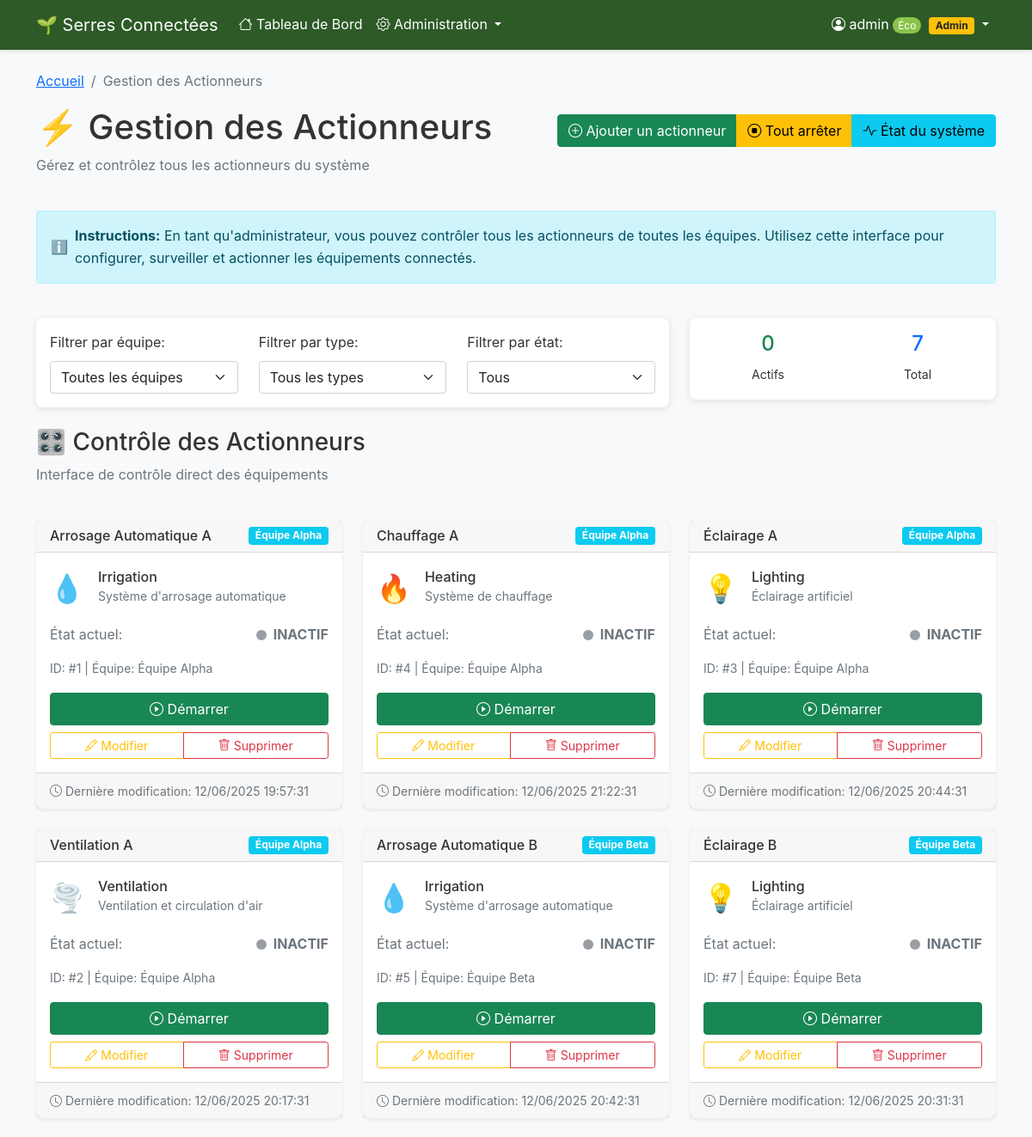
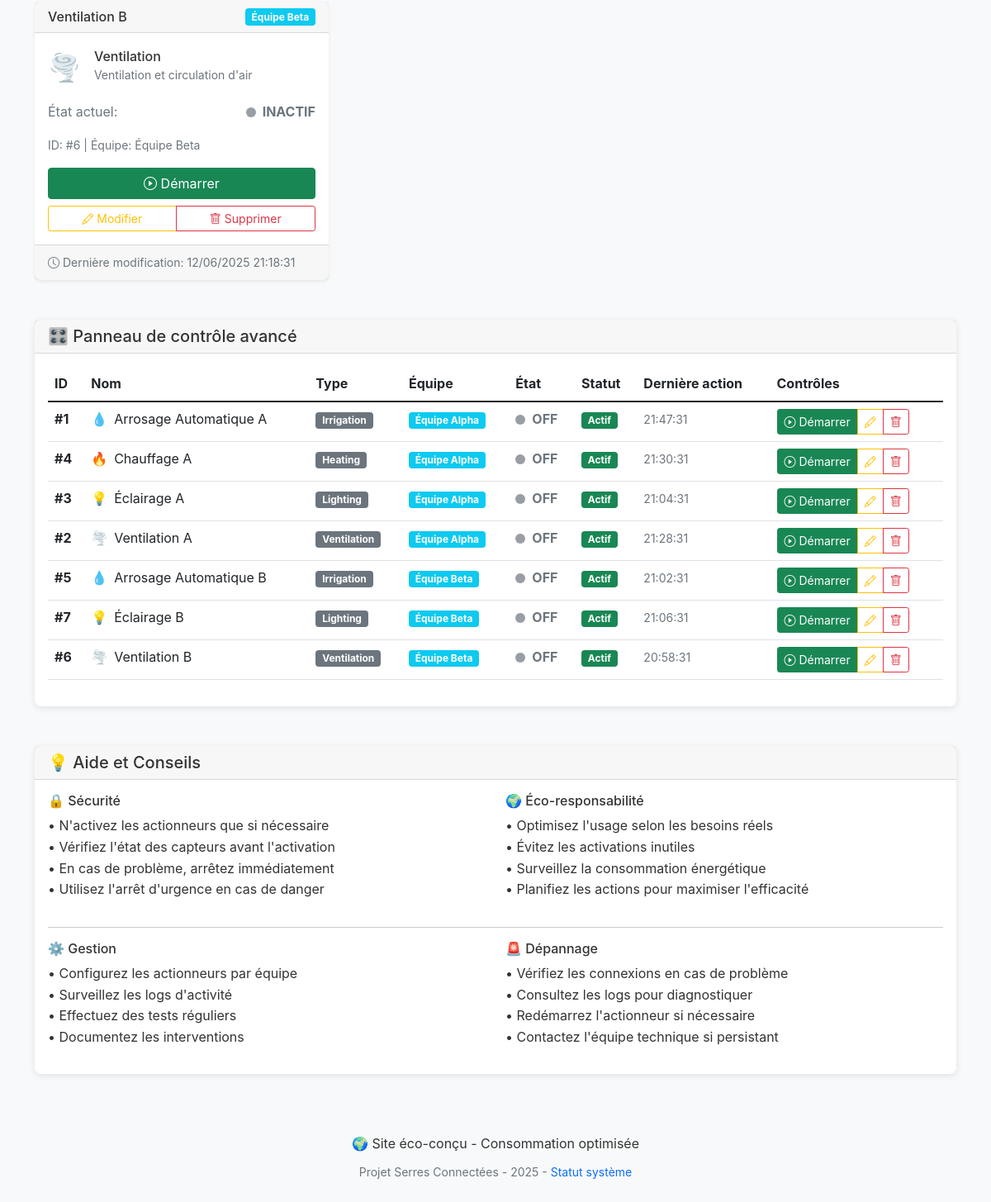
The app's page /?controller=actuator&action=manage (signed in) with its own data (2 pictures, top to bottom).
### tables this page shows
CREATE TABLE `actionneurs` (
  `id` int(11) NOT NULL,
  `nom` varchar(100) NOT NULL,
  `type` varchar(50) NOT NULL,
  `team_id` int(11) DEFAULT 1,
  `is_active` tinyint(1) DEFAULT 1,
  `current_state` tinyint(1) DEFAULT 0,
  `created_at` timestamp NULL DEFAULT current_timestamp()
);

CREATE TABLE `teams` (
  `id` int(11) NOT NULL,
  `name` varchar(100) NOT NULL,
  `greenhouse_sector` varchar(50) NOT NULL
);

### views/actuators/manage.php (the view, shortened to what the rows shown need)
<div class="row mb-4">
    <div class="col-12">
        <div class="d-flex justify-content-between align-items-center">
            <h1>⚡ Gestion des Actionneurs</h1>
        </div>
    </div>
</div>
<div class="row mb-4">
    <div class="col-md-4">
        <div class="card">
            <div class="card-body">
                <div class="row text-center">
                    <div class="col-6">
                        <h4 class="text-success" id="activeCount">
                            <?= count(array_filter($actuators, function($a) { return $a['current_state']; })) ?>
                        </h4>
                        <small>Actifs</small>
                    </div>
                </div>
            </div>
        </div>
    </div>
</div>
<div class="row">
    <?php if (empty($actuators)): ?>
        <div class="col-12">
            <div class="alert alert-warning">
                <h5>Aucun actionneur disponible</h5>
                <p>
                    Aucun actionneur n'a été configuré.
                    <button class="btn btn-primary" data-bs-toggle="modal" data-bs-target="#addActuatorModal">
                        Ajoutez-en un maintenant
                    </button>.
                </p>
            </div>
        </div>
    <?php else: ?>
        <?php foreach ($actuators as $actuator): ?>
            <div class="col-lg-4 col-md-6 mb-4 actuator-card"
                 data-team="<?= $actuator['team_id'] ?>"
                 data-type="<?= $actuator['type'] ?>"
                 data-state="<?= $actuator['current_state'] ?>">
                <div class="card h-100 shadow-sm">
                    <div class="card-header d-flex justify-content-between align-items-center">
                        <h6 class="mb-0"><?= htmlspecialchars($actuator['name']) ?></h6>
                        <span class="badge bg-info"><?= htmlspecialchars($actuator['team_name'] ?? 'Équipe 1') ?></span>
                    </div>
                    <div class="card-body">
                        <div class="d-flex align-items-center mb-3">
                            <?php
                            $icon = '';
                            $description = '';
                            switch ($actuator['type']) {
                                case 'irrigation':
                                    $icon = '💧';
                                    $description = 'Système d\'arrosage automatique';
                                    break;
                                case 'ventilation':
                                    $icon = '🌪️';
                                    $description = 'Ventilation et circulation d\'air';
                                    break;
                                case 'heating':
                                    $icon = '🔥';
                                    $description = 'Système de chauffage';
                                    break;
                                case 'lighting':
                                    $icon = '💡';
                                    $description = 'Éclairage artificiel';
                                    break;
                            }
                            ?>
                            <span class="me-3" style="font-size: 2rem;"><?= $icon ?></span>
                            <div>
                                <h6 class="mb-0"><?= ucfirst($actuator['type']) ?></h6>
                                <small class="text-muted"><?= $description ?></small>
                            </div>
                        </div>
                        <div class="mb-3">
                            <div class="d-flex align-items-center justify-content-between">
                                <span class="text-muted">État actuel:</span>
                                <div class="d-flex align-items-center">
                                    <span class="status-indicator <?= $actuator['current_state'] ? 'status-on' : 'status-off' ?> me-2" id="status-<?= $actuator['id'] ?>"></span>
                                    <strong class="<?= $actuator['current_state'] ? 'text-success' : 'text-secondary' ?>" id="state-text-<?= $actuator['id'] ?>">
                                        <?= $actuator['current_state'] ? 'ACTIF' : 'INACTIF' ?>
                                    </strong>
                                </div>
                            </div>
                        </div>
                        <div class="mb-3">
                            <small class="text-muted d-block">
                                ID: #<?= $actuator['id'] ?> |
                                Équipe: <?= htmlspecialchars($actuator['team_name'] ?? 'Équipe 1') ?>
                            </small>
                        </div>
                        <div class="d-grid gap-2">
                            <?php if ($actuator['current_state']): ?>
                                <button
                                    class="btn btn-danger"
                                    id="toggle-btn-<?= $actuator['id'] ?>"
                                    data-actuator-id="<?= $actuator['id'] ?>"
                                    onclick="toggleActuator(<?= $actuator['id'] ?>, 'OFF')"
                                    <?= !$actuator['is_active'] ? 'disabled' : '' ?>>
                                    <i class="bi bi-stop-circle"></i> Arrêter
                                </button>
                            <?php else: ?>
                                <button
                                    class="btn btn-success"
                                    id="toggle-btn-<?= $actuator['id'] ?>"
                                    data-actuator-id="<?= $actuator['id'] ?>"
                                    onclick="toggleActuator(<?= $actuator['id'] ?>, 'ON')"
                                    <?= !$actuator['is_active'] ? 'disabled' : '' ?>>
                                    <i class="bi bi-play-circle"></i> Démarrer
                                </button>
                            <?php endif; ?>
                            <div class="btn-group" role="group">
                                <button class="btn btn-outline-warning btn-sm"
                                        onclick="editActuator(<?= $actuator['id'] ?>)" title="Modifier">
                                    <i class="bi bi-pencil"></i> Modifier
                                </button>
                                <button class="btn btn-outline-danger btn-sm"
                                        onclick="deleteActuator(<?= $actuator['id'] ?>, '<?= htmlspecialchars($actuator['name']) ?>')" title="Supprimer">
                                    <i class="bi bi-trash"></i> Supprimer
                                </button>
                            </div>
                        </div>
                    </div>
                    <div class="card-footer text-muted">
                        <small>
                            <i class="bi bi-clock"></i>
                            Dernière modification: <span id="last-update-<?= $actuator['id'] ?>">Inconnue</span>
                        </small>
                    </div>
                </div>
            </div>
        <?php endforeach; ?>
    <?php endif; ?>
</div>
<div class="row mt-4">
    <div class="col-12">
        <div class="card">
            <div class="card-body">
                <div class="table-responsive">
                    <table class="table table-hover" id="actuatorsTable">
                        <thead>
                            <tr>
                                <th>ID</th>
                                <th>Nom</th>
                                <th>Type</th>
                                <th>Équipe</th>
                                <th>État</th>
                                <th>Statut</th>
                                <th>Dernière action</th>
                                <th>Contrôles</th>
                            </tr>
                        </thead>
                        <tbody>
                            <?php foreach ($actuators as $actuator): ?>
                                <tr class="actuator-row" id="actuator-row-<?= $actuator['id'] ?>">
                                    <td><strong>#<?= $actuator['id'] ?></strong></td>
                                    <td>
                                        <div class="d-flex align-items-center">
                                            <?php
                                            $icon = '';
                                            switch ($actuator['type']) {
                                                case 'irrigation': $icon = '💧'; break;
                                                case 'ventilation': $icon = '🌪️'; break;
                                                case 'heating': $icon = '🔥'; break;
                                                case 'lighting': $icon = '💡'; break;
                                            }
                                            ?>
                                            <span class="me-2"><?= $icon ?></span>
                                            <?= htmlspecialchars($actuator['name']) ?>
                                        </div>
                                    </td>
                                    <td>
                                        <span class="badge bg-secondary">
                                            <?= ucfirst($actuator['type']) ?>
                                        </span>
                                    </td>
                                    <td>
                                        <span class="badge bg-info">
                                            <?= htmlspecialchars($actuator['team_name'] ?? 'Non assignée') ?>
                                        </span>
                                    </td>
                                    <td>
                                        <div class="d-flex align-items-center">
                                            <span class="status-indicator <?= $actuator['current_state'] ? 'status-on' : 'status-off' ?> me-2"></span>
                                            <strong class="<?= $actuator['current_state'] ? 'text-success' : 'text-secondary' ?>">
                                                <?= $actuator['current_state'] ? 'ON' : 'OFF' ?>
                                            </strong>
                                        </div>
                                    </td>
                                    <td>
                                        <span class="badge bg-<?= $actuator['is_active'] ? 'success' : 'secondary' ?>">
                                            <?= $actuator['is_active'] ? 'Actif' : 'Inactif' ?>
                                        </span>
                                    </td>
                                    <td>
                                        <small class="text-muted" id="last-action-<?= $actuator['id'] ?>">
                                        </small>
                                    </td>
                                    <td>
                                        <div class="btn-group btn-group-sm">
                                            <?php if ($actuator['is_active']): ?>
                                                <button class="btn <?= $actuator['current_state'] ? 'btn-danger' : 'btn-success' ?>"
                                                        onclick="toggleActuator(<?= $actuator['id'] ?>, '<?= $actuator['current_state'] ? 'OFF' : 'ON' ?>')">
                                                    <i class="bi bi-<?= $actuator['current_state'] ? 'stop' : 'play' ?>-circle"></i>
                                                    <?= $actuator['current_state'] ? 'Arrêter' : 'Démarrer' ?>
                                                </button>
                                            <?php else: ?>
                                                <button class="btn btn-secondary btn-sm" disabled>
                                                    <i class="bi bi-ban"></i> Désactivé
                                                </button>
                                            <?php endif; ?>
                                            <button class="btn btn-outline-warning btn-sm"
                                                    onclick="editActuator(<?= $actuator['id'] ?>)" title="Modifier">
                                                <i class="bi bi-pencil"></i>
                                            </button>
                                            <button class="btn btn-outline-danger btn-sm"
                                                    onclick="deleteActuator(<?= $actuator['id'] ?>, '<?= htmlspecialchars($actuator['name']) ?>')" title="Supprimer">
                                                <i class="bi bi-trash"></i>
                                            </button>
                                        </div>
                                    </td>
                                </tr>
                            <?php endforeach; ?>
                        </tbody>
                    </table>
                </div>
            </div>
        </div>
    </div>
</div>

### records on screen
actionneurs: current_state "0", nom "Arrosage Automatique A", team.name "Équipe Alpha", type "💧", type "Irrigation", type "Système d'arrosage automatique", shows "INACTIF", id "1", shows "OFF", is_active "Actif", shows "Démarrer"
actionneurs: nom "Chauffage A", team.name "Équipe Alpha", type "🔥", type "Heating", type "Système de chauffage", current_state 0 (drawn), id "4", is_active "Actif"
actionneurs: nom "Éclairage A", team.name "Équipe Alpha", type "💡", type "Lighting", type "Éclairage artificiel", current_state 0 (drawn), id "3", is_active "Actif"
actionneurs: nom "Ventilation A", team.name "Équipe Alpha", type "🌪️", type "Ventilation", type "Ventilation et circulation d'air", current_state 0 (drawn), id "2", is_active "Actif"
actionneurs: nom "Arrosage Automatique B", team.name "Équipe Beta", type "💧", type "Irrigation", type "Système d'arrosage automatique", current_state 0 (drawn), id "5", is_active "Actif"
actionneurs: nom "Éclairage B", team.name "Équipe Beta", type "💡", type "Lighting", type "Éclairage artificiel", current_state 0 (drawn), id "7", is_active "Actif"
actionneurs: nom "Ventilation B", team.name "Équipe Beta", type "🌪️", type "Ventilation", type "Ventilation et circulation d'air", current_state 0 (drawn), id "6", is_active "Actif"

### other values on screen
$_SESSION['username'] "admin"
count($actuators) "7"
